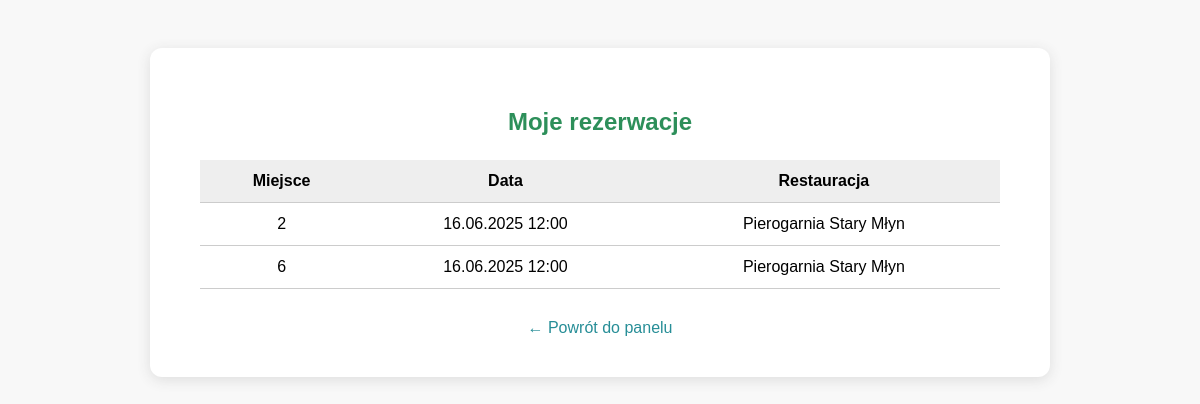
Page /user_reservations.php (signed in) on the committed database.
### tables this page shows
CREATE TABLE `restaurant_seats` (
  `id` int(11) NOT NULL,
  `restaurant_id` int(11) NOT NULL,
  `seat_number` int(11) NOT NULL,
  `is_occupied` tinyint(1) DEFAULT 0,
  `reservation_date` datetime DEFAULT NULL,
  `time_slot` time NOT NULL DEFAULT '12:00:00',
  `nazwisko` varchar(100) DEFAULT NULL,
  `email` varchar(255) DEFAULT NULL,
  `phone` varchar(32) DEFAULT NULL
);

CREATE TABLE `locations` (
  `id` int(11) NOT NULL,
  `restaurant_id` int(11) NOT NULL,
  `restaurant_name` varchar(150) NOT NULL,
  `city` varchar(100) DEFAULT NULL,
  `address` varchar(255) DEFAULT NULL,
  `opening_hours` varchar(255) DEFAULT NULL,
  `contact_email` varchar(150) DEFAULT NULL,
  `phone` varchar(32) DEFAULT NULL,
  `lat` double DEFAULT NULL,
  `lng` double DEFAULT NULL,
  `order_url` varchar(255) DEFAULT NULL
);

### user_reservations.php (the view, shortened to what this page needs)
<?php
require_once 'config.php';
$user_email = isset($_SESSION['email']) ? $_SESSION['email'] : null;
if (!$user_email) {
    $stmt = $pdo->prepare('SELECT email FROM users WHERE id = ?');
    $stmt->execute([$_SESSION['user_id']]);
    $row = $stmt->fetch();
    $user_email = $row ? $row['email'] : null;
}
$stmt = $pdo->prepare("
    SELECT s.*, l.restaurant_name
    FROM restaurant_seats s
    JOIN locations l ON s.restaurant_id = l.restaurant_id
    WHERE s.email = ?
    ORDER BY s.reservation_date DESC, s.time_slot DESC
");
$stmt->execute([$user_email]);
$reservations = $stmt->fetchAll();
?>
<!DOCTYPE html>
<html lang="pl">
<head>
</head>
<body>
<div class="box">
    <h2>Moje rezerwacje</h2>
    <?php if (count($reservations) === 0): ?>
        <p>Nie masz jeszcze żadnych rezerwacji.</p>
    <?php else: ?>
        <table>
            <tr>
                <th>Miejsce</th>
                <th>Data</th>
                <th>Restauracja</th>
            </tr>
            <?php foreach ($reservations as $r): ?>
                <tr>
                    <td><?= $r['seat_number'] ?></td>
                    <td><?= date('d.m.Y H:i', strtotime($r['reservation_date'] . ' ' . $r['time_slot'])) ?></td>
                    <td><?= htmlspecialchars($r['restaurant_name']) ?></td>
                </tr>
            <?php endforeach; ?>
        </table>
    <?php endif; ?>
    <a href="user.php" class="back">← Powrót do panelu</a>
</div>
</body>
</html>

### user_reservations.php (style rules this page uses)
body { font-family: Arial, sans-serif; background: #f8f8f8; padding: 40px; text-align: center; }
.box { background: #fff; max-width: 800px; margin: 0 auto; padding: 40px 50px; border-radius: 12px; box-shadow: 0 3px 14px #ddd; }
h2 { color: #2d8f5a; }
table { width: 100%; border-collapse: collapse; margin-top: 24px; }
th, td { padding: 12px 16px; border-bottom: 1px solid #ccc; }
th { background: #eee; }
.back { display: block; margin-top: 30px; color: #278e97; text-decoration: none; }

### rows in the picture
restaurant_seats: seat_number "2", reservation_date+time_slot "16.06.2025 12:00", locations.restaurant_name "Pierogarnia Stary Młyn"
restaurant_seats: seat_number "6", reservation_date+time_slot "16.06.2025 12:00", locations.restaurant_name "Pierogarnia Stary Młyn"
